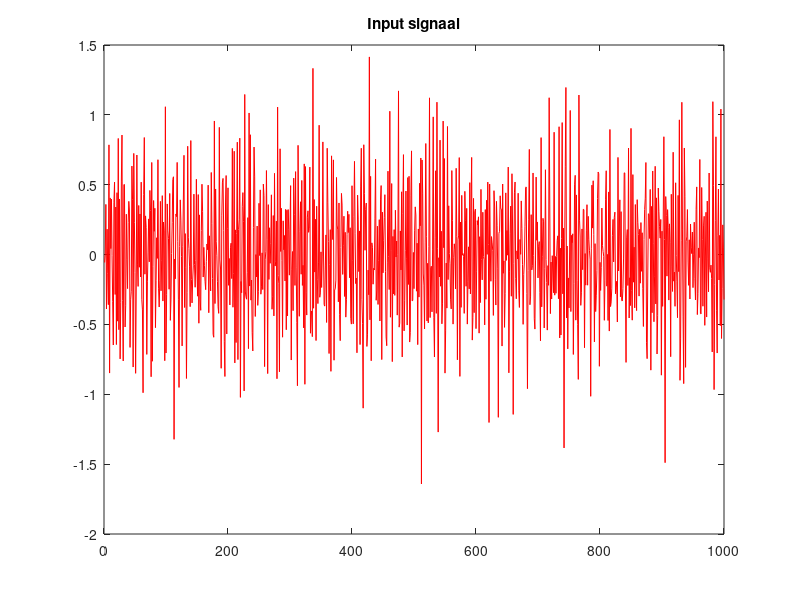

The MATLAB script that drew this image: (Note: this script raises an error after producing the figure.)
clear variables
close all

%%%%%%%%%%%%%%%%%%%%%%%%%%%%%%%%%%%%%%%%%%%%%%%%%%%
% Initialisatie van het probleem. (bepaal input u).
%%%%%%%%%%%%%%%%%%%%%%%%%%%%%%%%%%%%%%%%%%%%%%%%%%%
F = 20;         % Frequentie
Fs = 1000;      % Sample frequentie
T = 1/Fs;       % Sample periode
L = 1000;       % Lengte van signaal
t = (0:L-1)*T;  % Tijdsvector


% White noise
% sigma_u = 0.5;
% u = randn(1000,1);

% Zero input signal
% u = zeros(1000,1);

% Colored noise
sigma_u = 0.5;
u = randn(1000,1);
u = sigma_u*u;
[b_butter, a_butter] = butter(4,0.2,'high');
u = filter(b_butter,a_butter,u);

% Sinus wave
% u = sin(2*pi*F*t');

% Step function
% u = ones(1000,1);
% u(1) = 0;

% Impulse function
% u = zeros(1000,1);
% u(1) = 1;



index = u<=3;
u = u(index);
index = u>=-3;
u = u(index);

% Plot input signal
figure();
plot(u,'r');
title('Input signaal');
hold off

%%%%%%%%%%%%%%%%%%%%%%%%%%%%%%%%%%%%%%%%%%%%%%%%%%%
% Experiment + output (y);
%%%%%%%%%%%%%%%%%%%%%%%%%%%%%%%%%%%%%%%%%%%%%%%%%%%
y = exercise2(u);
%poly = spline(u,y);

figure()
plot(y,'r');
title('Output signaal');
%%%%%%%%%%%%%%%%%%%%%%%%%%%%%%%%%%%%%%%%%%%%%%%%%%%
% Preprocessing
%%%%%%%%%%%%%%%%%%%%%%%%%%%%%%%%%%%%%%%%%%%%%%%%%%%
% Preprocessing stap 1: Verwijderen van delay.
% ir = cra([y,u],20,10,1);
% [~,R,~] = cra([y,u]);
% Preprocessing stap 2: Verwijderen pieken).
y1 = pkshave(y, [25,35], 1);

% Preprocessing stap 3: Verwijderen van trends.
y = detrend(y1);


figure()
plot(y1,'b');
hold on
plot(y,'r');
legend('pkshave','detrend');
title('Output signaal, gedetrend en pkshaved');


%%%%%%%%%%%%%%%%%%%%%%%%%%%%%%%%%%%%%%%%%%%%%%%%%%%
% Identificeren van model
%%%%%%%%%%%%%%%%%%%%%%%%%%%%%%%%%%%%%%%%%%%%%%%%%%%
% FFT 
Y = fft(y);
P2 = abs(Y/L);
P1 = P2(1:L/2+1);
P1(2:end-1) = 2*P1(2:end-1);
f = Fs*(0:(L/2))/L;

% Plot figure
figure
plot(f,P1)
title('Single-Sided Amplitude Spectrum of X(t)')
xlabel('f (Hz)')
ylabel('|P1(f)|')
xlim([0 100]);
hold off

% Verschillende modellen
sysarx = arx_model(u,y);
sysarmax = armax_model(u,y);
sysoe = oe_model(u,y);
sysbj = bj_model(u,y);

% Kijk na hoe correct deze modellen gefit worden d.m.v. het fit rapport;
arx_fit = sysarx.Report.Fit.FitPercent;
armax_fit = sysarmax.Report.Fit.FitPercent;
oe_fit = sysoe.Report.Fit.FitPercent;
bj_fit = sysbj.Report.Fit.FitPercent;

% Plot de verschillende opties
figure()
fits = [arx_fit armax_fit oe_fit bj_fit];
bar(fits)
title('Verschillende fit opties');
ylabel('Procentuele fitting');
legend('arx',  'armax', 'oe', 'bj');

save real_problem;
